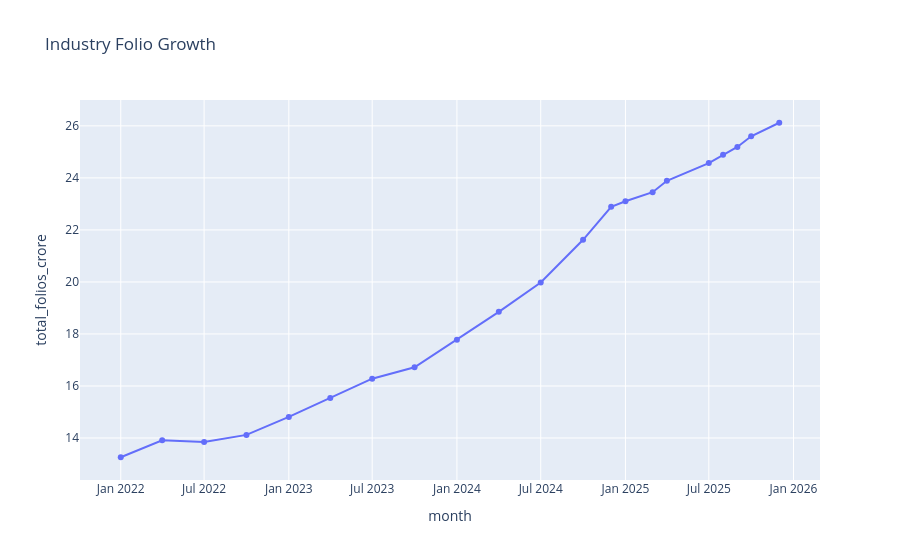

The notebook cell this image was saved under:
### Code cell
# Industry folio growth

fig = px.line(
    folio,
    x="month",
    y="total_folios_crore",
    markers=True,
    title="Industry Folio Growth"
)

fig.show()

# Save chart
fig.write_image("../reports/folio_growth.png")

### Figure 1 — Plotly figure (JSON) as saved in the notebook; plotly's stock layout.template omitted (floating-point values rounded to 4 significant figures)
{"data": [{"hovertemplate": "month=%{x}<br>total_folios_crore=%{y}<extra></extra>", "legendgroup": "", "line": {"color": "#636efa", "dash": "solid"}, "marker": {"symbol": "circle"}, "mode": "lines+markers", "name": "", "orientation": "v", "showlegend": false, "type": "scatter", "x": ["2022-01", "2022-04", "2022-07", "2022-10", "2023-01", "2023-04", "2023-07", "2023-10", "2024-01", "2024-04", "2024-07", "2024-10", "2024-12", "2025-01", "2025-03", "2025-04", "2025-07", "2025-08", "2025-09", "2025-10", "2025-12"], "xaxis": "x", "y": [13.26, 13.91, 13.85, 14.12, 14.81, 15.54, 16.28, 16.72, 17.78, 18.85, 19.98, 21.62, 22.89, 23.1, 23.45, 23.89, 24.57, 24.89, 25.19, 25.6, 26.12], "yaxis": "y"}], "layout": {"legend": {"tracegroupgap": 0}, "title": {"text": "Industry Folio Growth"}, "xaxis": {"anchor": "y", "domain": [0, 1], "title": {"text": "month"}}, "yaxis": {"anchor": "x", "domain": [0, 1], "title": {"text": "total_folios_crore"}}}}
